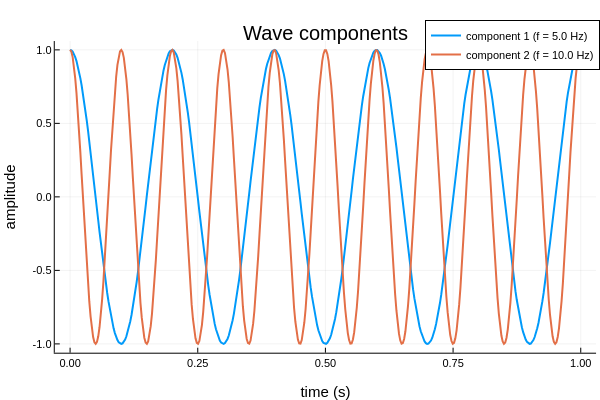

This figure's notebook cell:
### Markdown cell above
## 2.1 Damped wave forms.

If you are comfortable with damped oscillators you may skim this section which simply walks through choosing a discrete sample of a damped oscillator.  Otherwise this gives a quick demonstration.

### Code cell
# Continuous and sampled time axes
interval = range(0.0, 1.0; length = 400)

# List some pairs of (frequency (Hz), amplitude, x-shift)
params = [ (5.0, 1.0, 0.0), (10.0, 0.5, 0.4) ]

# Linear combination of cosines evaluated at time t (scalar or vector).
wave_components(t) = [ cos.(2π .* params[k][1] .* (t .- params[k][3])) for k in eachindex(params) ]
# Plot each component with a different color
p = plot()
for (i, w) in enumerate(wave_components(interval))
    plot!(interval, w,
          lw = 2,
          color = i,
          label = "component $(i) (f = $(params[i][1]) Hz)")
end
plot!(xlabel = "time (s)", ylabel = "amplitude",
      title = "Wave components",
      legend = :topright)

### Figure 1 — Plotly figure (JSON) as saved in the notebook; plotly's stock layout.template omitted (floating-point values rounded to 4 significant figures; data arrays with more than 128 entries replaced by an {"elided": "..."} marker saying what was removed)
{"data": [{"colorbar": {"len": 0.8657, "title": "", "x": 0.9934, "y": 0.5087}, "legendgroup": "component 1 (f = 5.0 Hz)", "line": {"color": "rgba(0, 154, 250, 1.000)", "dash": "solid", "shape": "linear", "width": 2}, "mode": "lines", "name": "component 1 (f = 5.0 Hz)", "showlegend": true, "type": "scatter", "x": {"elided": "400 float values"}, "xaxis": "x", "y": {"elided": "400 float values"}, "yaxis": "y"}, {"colorbar": {"len": 0.8657, "title": "", "x": 0.9934, "y": 0.5087}, "legendgroup": "component 2 (f = 10.0 Hz)", "line": {"color": "rgba(227, 111, 71, 1.000)", "dash": "solid", "shape": "linear", "width": 2}, "mode": "lines", "name": "component 2 (f = 10.0 Hz)", "showlegend": true, "type": "scatter", "x": {"elided": "400 float values"}, "xaxis": "x", "y": {"elided": "400 float values"}, "yaxis": "y"}], "layout": {"annotations": [{"font": {"color": "rgba(0, 0, 0, 1.000)", "family": "sans-serif", "size": 20}, "rotation": 0, "showarrow": false, "text": "Wave components", "x": 0.5424, "xanchor": "center", "xref": "paper", "y": 1, "yanchor": "top", "yref": "paper"}], "height": 400, "legend": {"bgcolor": "rgba(255, 255, 255, 1.000)", "bordercolor": "rgba(0, 0, 0, 1.000)", "borderwidth": 1, "font": {"color": "rgba(0, 0, 0, 1.000)", "family": "sans-serif", "size": 11}, "title": {"font": {"color": "rgba(0, 0, 0, 1.000)", "family": "sans-serif", "size": 15}, "text": ""}, "tracegroupgap": 0, "traceorder": "normal", "x": 1, "xanchor": "right", "y": 1, "yanchor": "top"}, "margin": {"b": 20, "l": 0, "r": 0, "t": 20}, "paper_bgcolor": "rgba(255, 255, 255, 1.000)", "plot_bgcolor": "rgba(255, 255, 255, 1.000)", "showlegend": true, "width": 600, "xaxis": {"anchor": "y", "domain": [0.09128, 0.9934], "gridcolor": "rgba(0, 0, 0, 0.100)", "gridwidth": 0.5, "linecolor": "rgba(0, 0, 0, 1.000)", "mirror": false, "range": [-0.03, 1.03], "showgrid": true, "showline": true, "showticklabels": true, "tickangle": 0, "tickcolor": "rgb(0, 0, 0)", "tickfont": {"color": "rgba(0, 0, 0, 1.000)", "family": "sans-serif", "size": 11}, "tickmode": "array", "ticks": "inside", "ticktext": ["0.00", "0.25", "0.50", "0.75", "1.00"], "tickvals": [0, 0.25, 0.5, 0.75, 1], "title": "time (s)", "titlefont": {"color": "rgba(0, 0, 0, 1.000)", "family": "sans-serif", "size": 15}, "type": "-", "visible": true, "zeroline": false, "zerolinecolor": "rgba(0, 0, 0, 1.000)"}, "yaxis": {"anchor": "x", "domain": [0.07581, 0.9415], "gridcolor": "rgba(0, 0, 0, 0.100)", "gridwidth": 0.5, "linecolor": "rgba(0, 0, 0, 1.000)", "mirror": false, "range": [-1.06, 1.06], "showgrid": true, "showline": true, "showticklabels": true, "tickangle": 0, "tickcolor": "rgb(0, 0, 0)", "tickfont": {"color": "rgba(0, 0, 0, 1.000)", "family": "sans-serif", "size": 11}, "tickmode": "array", "ticks": "inside", "ticktext": ["-1.0", "-0.5", "0.0", "0.5", "1.0"], "tickvals": [-1, -0.5, 0, 0.5, 1], "title": "amplitude", "titlefont": {"color": "rgba(0, 0, 0, 1.000)", "family": "sans-serif", "size": 15}, "type": "-", "visible": true, "zeroline": false, "zerolinecolor": "rgba(0, 0, 0, 1.000)"}}}
